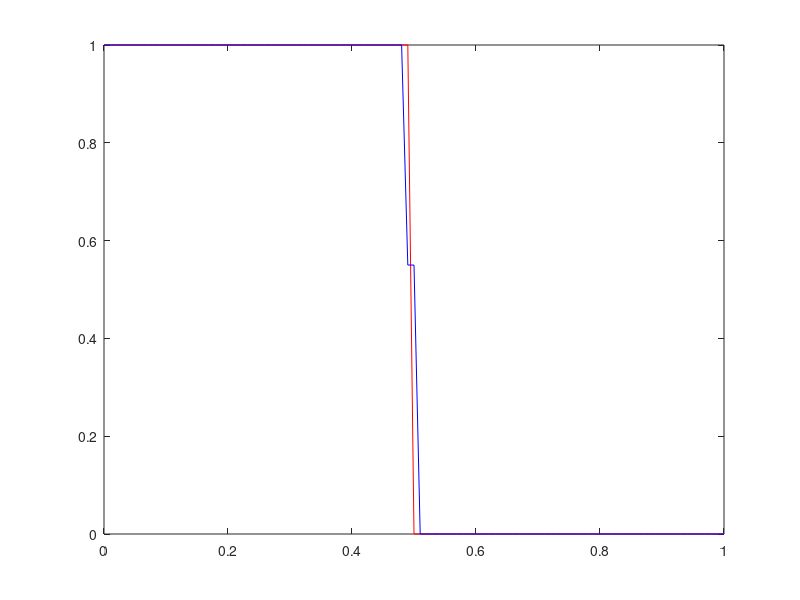

The MATLAB script that drew this image: (Note: this script raises an error after producing the figure.)
clc;
clear;
close all;

delta_t = 0.001;
delta_x = 0.01;
gama = delta_t/(delta_x*2);
x = 1;
partitions = (x/delta_x) + 1;
U = zeros(partitions,1);
for i = 1:partitions
    if (((i - 1)*delta_x) < 0.5)
        U(i,1) = 1;
    else
        U(i,1) = 0;
    end
end
Uinitial = U;
dx = 0:delta_x:1;
for time = 0:delta_t:1
    U_prime = U;
    U(1,1) = (1/2)*(U_prime(2,1) + 1) - gama*(U_prime(2,1) - 1);
    
    for i = 2: partitions - 1
        U(i,1) = (1/2)*(U_prime(i+1,1) + U_prime(i - 1,1)) - gama*(U_prime(i+1) - U_prime(i - 1));
    end
    U(partitions,1) = (1/2)*(U_prime(partitions - 1,1) + 0) - gama*(0 - U_prime(partitions - 1,1));
    plot(dx,Uinitial,'r',dx,U,'b');
    axis tight;
    suptitle(['time = ', num2str(time)]);
    pause(0.02);
end
    